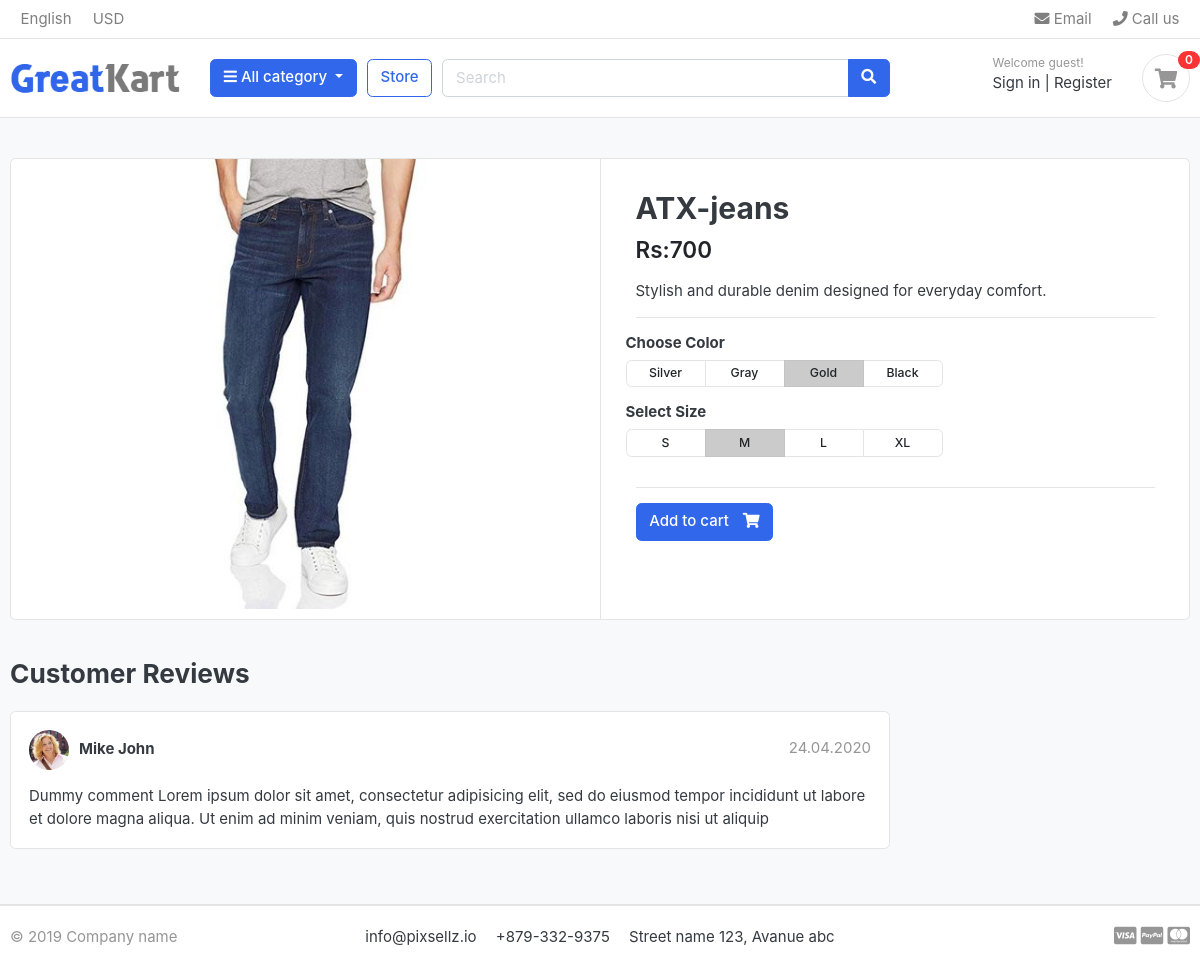
Page /store/jeans/atx-jeans/ on the committed database.
### store/models.py (models this page shows, shortened)
class Product(models.Model):
    product_name =  models.CharField(max_length=200, unique=True)
    slug = models.SlugField(max_length=200, unique=True)
    description = models.TextField(max_length=500, blank=True)
    price = models.IntegerField()
    image =  models.ImageField(upload_to='photos/products')
    stock = models.IntegerField()
    is_available = models.BooleanField(default=True)
    category = models.ForeignKey(Category , on_delete=models.CASCADE)
    created_date = models.DateTimeField(auto_now_add=True)
    modified_date = models.DateTimeField(auto_now=True)

### store/views.py (the view)
# urls.py: path("<slug:category_slug>/<slug:product_slug>/",views.product_detail, name='product_detail'),
def product_detail(request, category_slug, product_slug):
    single_product = get_object_or_404(Product, category__slug=category_slug, slug=product_slug)
    in_cart = CartItem.objects.filter(cart__cart_id = _cart_id(request), product = single_product).exists()
    context ={
        'single_product':single_product,
        'in_cart':in_cart
    }
    return render(request,'store/product_detail.html',context)

### carts/context_processors.py (called while the page is built)
def counter(request):
    cart_count = 0
    if 'admin' in request.path:
        return{}
    else:
        try:
            cart = Cart.objects.filter(cart_id= _cart_id(request))
            cart_items = CartItem.objects.all().filter(cart = cart[:1])
            for cart_item in cart_items:
                cart_count += cart_item.quantity
        except Cart.DoesNotExist:
            cart_item = 0
    return{'cart_count':cart_count}

### carts/views.py (called while the page is built)
def _cart_id(request):
    cart = request.session.session_key
    if not cart:
        cart = request.session.create()
    return cart

### category/context_processors.py (called while the page is built)
def menu_links(request):
    links = Category.objects.all()
    return dict(links=links)

### category/models.py (called while the page is built)
    def get_url(self):
            return reverse('products_by_category', args=[self.slug])

### templates/store/product_detail.html
{% extends "base.html" %} {% load static %} {% block content %}
<section class="section-content padding-y bg">
  <div class="container">
    <div class="card">
      <div class="row no-gutters">
        <aside class="col-md-6">
          <article class="gallery-wrap">
            <div class="img-big-wrap">
              <a href="#"><img src="{{single_product.image.url}}" /></a>
            </div>
          </article>
        </aside>
        <main class="col-md-6 border-left">
          <article class="content-body">
            <h2 class="title">{{single_product.product_name}}</h2>
            <div class="mb-3">
              <var class="price h4">Rs:{{single_product.price}}</var>
            </div>
            <p>{{single_product.description}}</p>
            <hr />
            <div class="row">
              <div class="item-option-select">
                <h6>Choose Color</h6>
                <div
                  class="btn-group btn-group-sm btn-group-toggle"
                  data-toggle="buttons"
                >
                  <label class="btn btn-light">
                    <input type="radio" name="radio_color" /> Silver
                  </label>
                  <label class="btn btn-light">
                    <input type="radio" name="radio_color" /> Gray
                  </label>
                  <label class="btn btn-light active">
                    <input type="radio" name="radio_color checked" /> Gold
                  </label>
                  <label class="btn btn-light">
                    <input type="radio" name="radio_color" /> Black
                  </label>
                </div>
              </div>
            </div>
            <div class="row">
              <div class="item-option-select">
                <h6>Select Size</h6>
                <div
                  class="btn-group btn-group-sm btn-group-toggle"
                  data-toggle="buttons"
                >
                  <label class="btn btn-light">
                    <input type="radio" name="radio_color" /> S
                  </label>
                  <label class="btn btn-light active">
                    <input type="radio" name="radio_color" checked /> M
                  </label>
                  <label class="btn btn-light">
                    <input type="radio" name="radio_color" /> L
                  </label>
                  <label class="btn btn-light">
                    <input type="radio" name="radio_color" /> XL
                  </label>
                </div>
              </div>
            </div>
            <hr />
            {% if single_product.stock <= 0 %}
            <h5 class="text-danger">Out Of Stock</h5>
            {% else %} {% if in_cart %}
            <a href="#" class="btn btn-success">
              <span class="text">Add to Cart</span>
              <i class="fas fa-check"></i>
            </a>
            <a href="{% url 'cart' %}" class="btn btn-primary">
              <span class="text">View Cart</span>
              <i class="fas fa-eye"></i>
            </a>
            {% else %}
            <a
              href="{% url 'add_cart' single_product.id %}"
              class="btn btn-primary"
            >
              <span class="text">Add to cart</span>
              <i class="fas fa-shopping-cart"></i>
            </a>
            {% endif %} {% endif %}
          </article>
        </main>
      </div>
    </div>
    <br />
    <div class="row">
      <div class="col-md-9">
        <header class="section-heading">
          <h3>Customer Reviews</h3>
        </header>
        <article class="box mb-3">
          <div class="icontext w-100">
            <img
              src="{%static './images/avatars/avatar1.jpg' %}"
              class="img-xs icon rounded-circle"
            />
            <div class="text">
              <span class="date text-muted float-md-right">24.04.2020 </span>
              <h6 class="mb-1">Mike John</h6>
            </div>
          </div>
          <div class="mt-3">
            <p>
              Dummy comment Lorem ipsum dolor sit amet, consectetur adipisicing
              elit, sed do eiusmod tempor incididunt ut labore et dolore magna
              aliqua. Ut enim ad minim veniam, quis nostrud exercitation ullamco
              laboris nisi ut aliquip
            </p>
          </div>
        </article>
      </div>
    </div>
  </div>
</section>
{% endblock %}

### static/css/ui.css (style rules this page uses)
html { font-family: "Inter", sans-serif; font-size: 15px; }
.content-body { flex: 1 1 auto; padding: 2rem 2.3rem; }
.img-xs, .img-sm, .img-md, .img-lg { -o-object-fit: cover; object-fit: cover; flex-shrink: 0; flex-grow: 0; }
.img-xs { width: 40px; height: 40px; }
.padding-y { padding-top: 40px; padding-bottom: 40px; }
var { font-style: normal; }
article:after, .form-group:after { display: block; clear: both; content: ""; }
.bg { background-color: #f8f9fa; }
.section-heading { margin-bottom: 20px; margin-top: 15px; }
p:last-child { margin-bottom: 0; }
.btn-light { background-color: #fff; border-color: #e4e4e4; }
.btn .text + i { margin-left: 10px; }
.icontext { display: inline-flex; align-items: center; vertical-align: middle; }
.icontext .text { width: 100%; line-height: 1.2; }
.icontext .icon { position: relative; margin-right: 10px; flex-shrink: 0; flex-grow: 0; }
.price { font-weight: 600; color: #212529; }
.box { padding: 18px; background: #fff; border-radius: 0.37rem; border: 1px solid #e4e4e4; }
.box img { max-width: 100%; }
.gallery-wrap .img-big-wrap { margin-bottom: 10px; border-radius: 0.37rem; overflow: hidden; background-color: #fff; }
.gallery-wrap .img-big-wrap a { text-align: center; display: block; }
.gallery-wrap .img-big-wrap img { height: 450px; width: auto; display: inline-block; }
.item-option-select { margin-bottom: 1rem; display: inline-block; margin-right: 15px; }
.item-option-select .btn { min-width: 80px; }

### rows in the picture
Product: image (picture), product_name "ATX-jeans", price "700", description "Stylish and durable denim designed for everyday comfort."

### other values in the picture
{{ cart_count }} "0"
